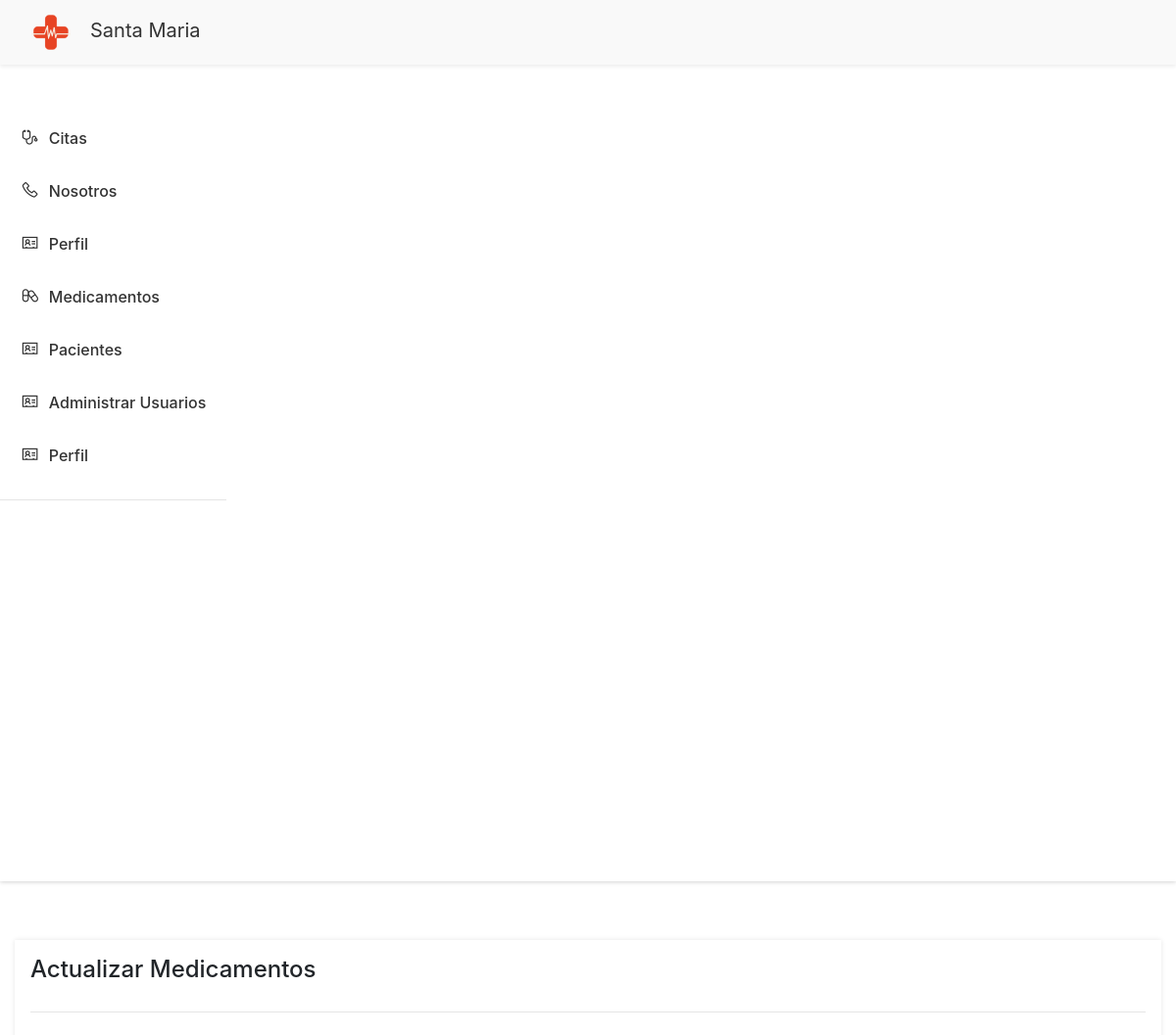
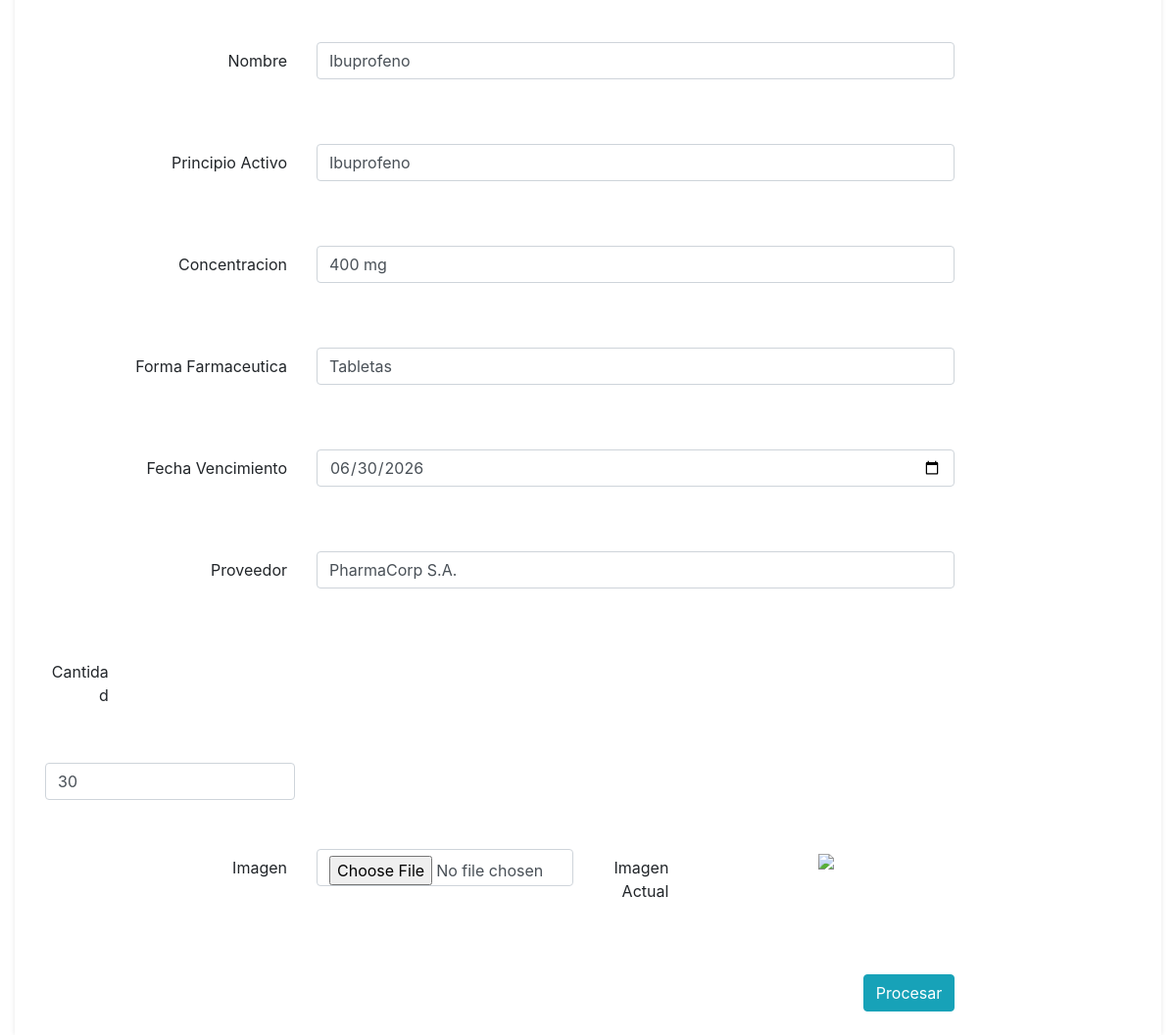
The app's page /views/medicamento/actualizarMedicamento.php?q=1 with its own data (2 pictures, top to bottom).
### tables this page shows
CREATE TABLE `tmedicamento` (
  `IdMedicamento` bigint(11) NOT NULL AUTO_INCREMENT,
  `Nombre` varchar(100) NOT NULL,
  `Principio_activo` varchar(100) NOT NULL,
  `Concentracion` varchar(100) NOT NULL,
  `Forma_farmaceutica` varchar(100) NOT NULL,
  `Fecha_vencimiento` date NOT NULL,
  `Proveedor` varchar(100) NOT NULL,
  `Cantidad` int(11) NOT NULL,
  `Estado` bit(1) NOT NULL,
  `Imagen` varchar(255) NOT NULL,
  PRIMARY KEY (`IdMedicamento`)
);

### models/medicamentoModel.php (called while the page is built, shortened)
<?php
    function ConsultarInfoMedicamentoModel($idMedicamento)
    {
        try
        {
            $context = OpenDB();
            $sp = "CALL ConsultarInfoMedicamento('$idMedicamento')";
            $respuesta = $context -> query($sp);
            return $respuesta;
        }
        catch(Exception $error)
        {
            RegistrarError($error);
            return null;
        }
    }
?>

### Controllers/medicamentoController.php (called while the page is built, shortened)
<?php
    include_once $_SERVER["DOCUMENT_ROOT"] . '/AmbienteWeb/models/medicamentoModel.php';
    function ConsultarInfoMedicamento($idMedicamento)
    {
        $respuesta = ConsultarInfoMedicamentoModel($idMedicamento);
        if($respuesta != null && $respuesta -> num_rows > 0)
        {
            return mysqli_fetch_array($respuesta);
        }
    }
?>

### views/medicamento/actualizarMedicamento.php (the view, shortened to what this page needs)
<?php
    include_once $_SERVER["DOCUMENT_ROOT"] . '/AmbienteWeb/views/layoutInterno.php';
    include_once $_SERVER["DOCUMENT_ROOT"] . '/AmbienteWeb/Controllers/medicamentoController.php';
    $idMedicamento = $_GET['q'];
    $resultado = ConsultarInfoMedicamento($idMedicamento);
?>
<!DOCTYPE html>
<html>
<body>
    <div id="main-wrapper">
        <div class="page-wrapper">
            <div class="container-fluid">
                <div class="row">
                    <div class="col-12">
                        <div class="card">
                            <div class="card-body">
                                <h4 class="card-title">Actualizar Medicamentos</h4>
                            </div>
                            <hr>
                            <form class="form-horizontal" action="" method="POST" enctype="multipart/form-data">
                                <div class="card-body">
                                    <div class="form-group row">
                                        <label class="col-sm-3 text-right control-label col-form-label">Nombre</label>
                                        <div class="col-lg-7">
                                            <input id="txtNombre" name="txtNombre" type="text" class="form-control"
                                            value="<?php echo $resultado["Nombre"] ?>">
                                        </div>
                                    </div>
                                    <div class="form-group row">
                                        <label class="col-sm-3 text-right control-label col-form-label">Principio Activo</label>
                                        <div class="col-lg-7">
                                            <input id="txtPrincipio_activo" name="txtPrincipio_activo" type="text" class="form-control"
                                            value="<?php echo $resultado["Principio_activo"] ?>">
                                        </div>
                                    </div>
                                     <div class="form-group row">
                                        <label class="col-sm-3 text-right control-label col-form-label">Concentracion</label>
                                        <div class="col-lg-7">
                                            <input id="txtConcentracion" name="txtConcentracion" type="text" class="form-control"
                                            value="<?php echo $resultado["Concentracion"] ?>">
                                        </div>
                                    </div>
                                     <div class="form-group row">
                                        <label class="col-sm-3 text-right control-label col-form-label">Forma Farmaceutica</label>
                                        <div class="col-lg-7">
                                            <input id="txtForma_farmaceutica" name="txtForma_farmaceutica" type="text" class="form-control"
                                            value="<?php echo $resultado["Forma_farmaceutica"] ?>">
                                        </div>
                                    </div>
                                     <div class="form-group row">
                                        <label class="col-sm-3 text-right control-label col-form-label">Fecha Vencimiento</label>
                                        <div class="col-lg-7">
                                            <input id="txtFecha_vencimiento" name="txtFecha_vencimiento" type="date" class="form-control"
                                            value="<?php echo $resultado["Fecha_vencimiento"] ?>">
                                        </div>
                                    </div>
                                  <div class="form-group row">
                                        <label class="col-sm-3 text-right control-label col-form-label">Proveedor</label>
                                        <div class="col-lg-7">
                                            <input id="txtProveedor" name="txtProveedor" type="text" class="form-control"
                                            value="<?php echo $resultado["Proveedor"] ?>">
                                        </div>
                                    </div>
                                        <label class="col-md-1 text-right control-label col-form-label">Cantidad</label>
                                        <div class="col-md-3">
                                            <input id="txtCantidad" name="txtCantidad" maxlength="5"
                                                type="text" class="form-control" onkeypress="permitirSoloNumeros()"
                                                value="<?php echo $resultado["Cantidad"] ?>">
                                        </div>
                                    </div>
                                    <div class="form-group row">
                                        <label class="col-md-3 text-right control-label col-form-label">Imagen</label>
                                        <div class="col-md-3">
                                            <input id="txtImagen" accept="image/png" name="txtImagen" type="file" class="form-control">
                                        </div>
                                        <label class="col-md-1 text-right control-label col-form-label">Imagen Actual</label>
                                        <div class="col-md-3 text-center">
                                            <img src=<?php echo $resultado["Imagen"] ?> width='150' height='150'>
                                        </div>
                                    </div>
                                     <div class="row">
                                        <div class="col-md-10 text-right pb-2">
                                            <button id="btnActualizarMedicamento" name="btnActualizarMedicamento" class="btn btn-info" type="submit">Procesar</button>
                                        </div>
                                    </div>
                                </div>
                        </div>
                    </div>
                </div>
            </div>
        </div>
</body>
</html>

### views/estilos/layout.css (style rules this page uses)
html, body { overflow-x: hidden; }
.card { border-radius: 0; padding: 1em; border: none; -webkit-box-shadow: 0px 0px 5px 0px rgba(0, 0, 0, 0.1); -moz-box-shadow: 0px 0px 5px 0px rgba(0, 0, 0, 0.1); box-shadow: 0px 0px 5px 0px rgba(0, 0, 0, 0.1); margin-top: 10px; }
.card .card-body { padding: 0; border:none; }

### records on screen
tmedicamento: txtNombre "Ibuprofeno", txtPrincipio_activo "Ibuprofeno", txtConcentracion "400 mg", txtForma_farmaceutica "Tabletas", txtFecha_vencimiento "06/30/2026", txtProveedor "PharmaCorp S.A.", txtCantidad "30"
